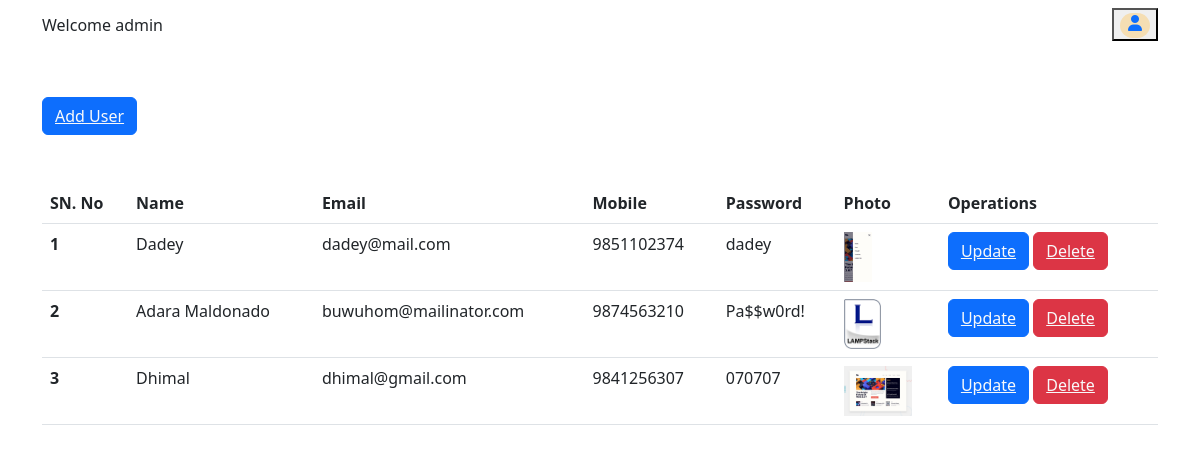
Screenshot of /display.php (signed in) with the database file from the repository.
### tables this page shows
CREATE TABLE `user` (
  `id` int(11) NOT NULL,
  `name` varchar(100) NOT NULL,
  `email` varchar(100) NOT NULL,
  `mobile` varchar(10) NOT NULL,
  `password` varchar(255) NOT NULL,
  `photos` varchar(255) NOT NULL
);

### display.php (the view, shortened to what this page needs)
<?php
include 'connect.php';
?>
<!DOCTYPE html>
<html lang="en">
<head>
    <link href="https://cdn.jsdelivr.net/npm/bootstrap@5.3.0-alpha3/dist/css/bootstrap.min.css" rel="stylesheet">
    <link rel="stylesheet" href="https://cdnjs.cloudflare.com/ajax/libs/font-awesome/6.4.0/css/all.min.css">
</head>
<body>
    <div class="container">
    <div class="header">
      <div class="navbar">
      <span>Welcome <?php echo isset($_SESSION['name']) ? $_SESSION['name'] : 'Guest'; ?></span>
     <button><a href="logout.php"><i class="fa-solid fa-user a"></i></a></button>
      </div>
    </div>
        <button class="btn btn-primary my-5"><a href="user.php" class="text-light">Add User</a></button>
        <table class="table">
  <thead>
    <tr>
      <th scope="col">SN. No</th>
      <th scope="col">Name</th>
      <th scope="col">Email</th>
      <th scope="col">Mobile</th>
      <th scope="col">Password</th>
      <th scope="col">Photo</th>
      <th scope="col">Operations</th>
    </tr>
  </thead>
  <tbody>
  <?php
  $sql = "Select * from `user`";
  $result = mysqli_query($con, $sql);
  $serialNumber = 1;
  if($result){
    while($row = mysqli_fetch_assoc($result)){
        $id = $row['id'];
        $name = $row['name'];
        $email = $row['email'];
        $mobile = $row['mobile'];
        $password = $row['password'];
        $photo = $row['photos'];
        echo '<tr>
        <th scope="row">'.$serialNumber.'</th>
        <td>'.$name.'</td>
        <td>'.$email.'</td>
        <td>'.$mobile.'</td>
        <td>'.$password.'</td>
        <td><img src="uploads/'.$photo.'" alt="User Photo" height="50"></td>
        <td>
    <button class="btn btn-primary"><a href="update.php?updateid='.$id.'" class="text-light">Update</a></button>
    <button class="btn btn-danger"><a href="delete.php?deleteid='.$id.'" class="text-light">Delete</a></button>
</td>
      </tr>';
      $serialNumber++;
    }
  }
  ?>
  </tbody>
</table>
    </div>
</body>
</html>

### display.php (style rules this page uses)
.navbar { display: flex; }
.a { background-color: wheat; border-radius: 25px; height: 25px; width: 30px; padding: 2px 5px; }

### rows the page displays
user: name "Dadey", email "dadey@mail.com", mobile "9851102374", password "dadey", photos (picture)
user: name "Adara Maldonado", email "buwuhom@mailinator.com", mobile "9874563210", password "Pa$$w0rd!", photos (picture)
user: name "Dhimal", email "dhimal@gmail.com", mobile "9841256307", password "070707", photos (picture)

### other values shown
$_SESSION['name'] "admin"
